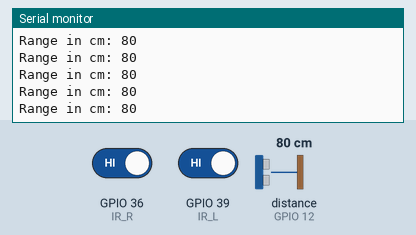
Simulated run of this program. Board: ESP32. On the bench: the last lines printed to the serial monitor. Wiring (inferred from the names in the program): ultrasonic range finder: trigger GPIO 13; echo GPIO 12. The inputs (shaded band) are chosen by the test bench; at power-on: distance to the obstacle (sensor on GPIO 12) 80 cm, GPIO 36 (IR_R) HIGH, GPIO 39 (IR_L) HIGH. The echo pulse lasts 58.3 µs per cm; WiFi joins after 1.5 s; servers stay silent unless stated.

Above: at 3.0 s.
3.1 s: distance to the obstacle (sensor on GPIO 12) set to 2 cm
At 3.18 s:
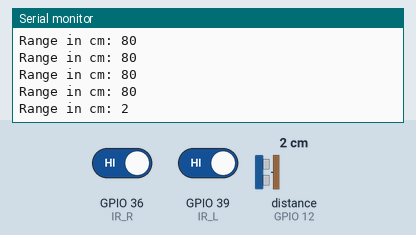
4.6 s: distance to the obstacle (sensor on GPIO 12) set to 4 cm
At 4.69 s:
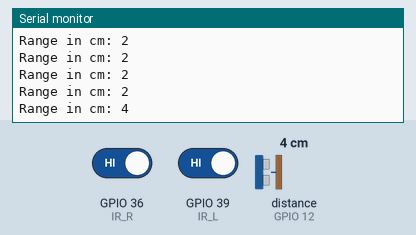
Timing chart, 0 to 7.6 s (numbered marks = the images above; inputs shaded):
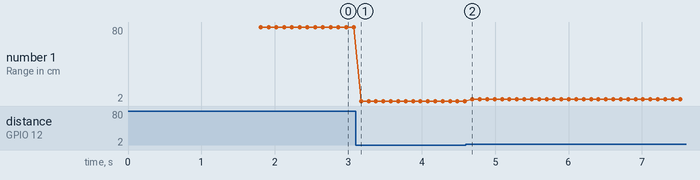

The program:

main.cpp
```cpp
// Blynk App
#define BLYNK_AUTH_TOKEN_Ultrasonic_IR "Dh7ZDdctd4TInweG0CHJ5B0hW9E1kZdz"
#define BLYMK_AUTH_TOKEN_Motor "l4chGUuJL7Yso2jt3yPCQ377vewUzICt"
#define BLYNK_PRINT Serial

// include the libraries
#include <Arduino.h>
#include <Ultrasonic.h>
#include <WiFi.h>
#include <WiFiClient.h>
#include <BlynkSimpleEsp32.h>

#define LED 2
#define IR_R 36
#define IR_L 39
#define PingPin 13
#define InPin 12

// variable to store the range in cm
long RangeInCentimeters, leftDistance, rightDistance;

// Your WiFi credentials.
char ssid[] = "apkmew";
char pass[] = "6410500360";

WidgetBridge bridge(V0);

// This function is called every time the device is connected to the Blynk.Cloud
BLYNK_CONNECTED()
{
    // Change Web Link Button message to "Congratulations!"
    Blynk.setProperty(V3, "offImageUrl", "https://static-image.nyc3.cdn.digitaloceanspaces.com/general/fte/congratulations.png");
    Blynk.setProperty(V3, "onImageUrl", "https://static-image.nyc3.cdn.digitaloceanspaces.com/general/fte/congratulations_pressed.png");
    Blynk.setProperty(V3, "url", "https://docs.blynk.io/en/getting-started/what-do-i-need-to-blynk/how-quickstart-device-was-made");
    bridge.setAuthToken(BLYMK_AUTH_TOKEN_Motor);
    digitalWrite(LED, HIGH);
}

long microsecondsToCentimeters(long microseconds)
{
    // The speed of sound is 340 m/s or 29 microseconds per centimeter.
    // The ping travels out and back, so to find the distance of the object we take half of the distance travelled.
    return microseconds / 29 / 2;
}

void setup()
{
    Serial.begin(9600);
    Blynk.begin(BLYNK_AUTH_TOKEN_Ultrasonic_IR, ssid, pass, "blynk.iot-cm.com", 8080); // Blynk                                                             // Stop the car
    pinMode(IR_R, INPUT);                                                              // IR Right
    pinMode(IR_L, INPUT);
}

void loop()
{
    Blynk.run(); // Blynk

    long duration, cm;
    pinMode(PingPin, OUTPUT);
    digitalWrite(PingPin, LOW);
    delayMicroseconds(2);
    digitalWrite(PingPin, HIGH);
    delayMicroseconds(5);
    digitalWrite(PingPin, LOW);
    pinMode(InPin, INPUT);
    duration = pulseIn(InPin, HIGH);
    cm = microsecondsToCentimeters(duration);
    Serial.print("Range in cm: ");
    Serial.println(cm); // print the range in cm
    delay(100);

    WidgetLED led1(V0); // IR Left LED
    if (digitalRead(IR_L) == 0)
    {
        led1.on();
    }
    else
    {
        led1.off();
    }

    WidgetLED led2(V1); // IR Right LED
    if (digitalRead(IR_R) == 0)
    {
        led2.on();
    }
    else
    {
        led2.off();
    }

    bridge.virtualWrite(V5, cm);
    bridge.virtualWrite(V6, digitalRead(IR_L)); // send the IR Right to the Blynk app
    bridge.virtualWrite(V7, digitalRead(IR_R)); // send the IR Left to the Blynk app
}
```

Measured:
- after the input at 3.1 s, the serial monitor: prints a new line after 0.08 s (image 1)
- after the input at 4.6 s, the serial monitor: prints a new line after 0.09 s (image 2)
- plotted number 1: 80 → 2 after the input at 3.1 s, 2 → 4 after the input at 4.6 s
